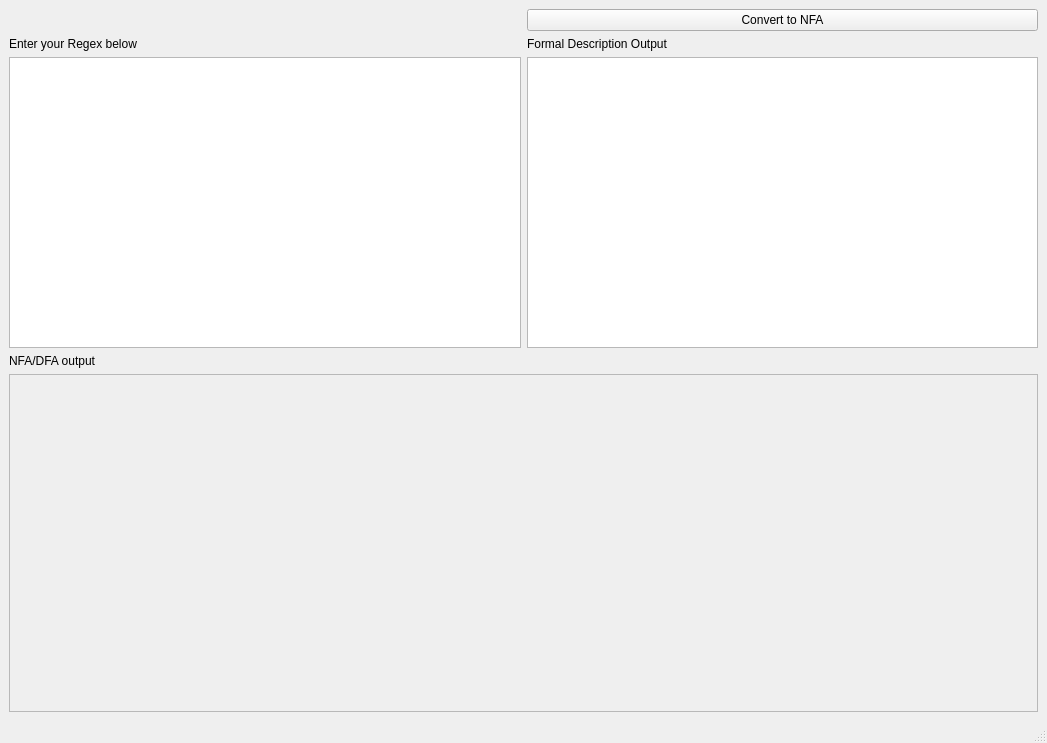
<?xml version="1.0" encoding="UTF-8"?>
<ui version="4.0">
 <class>MainWindow</class>
 <widget class="QMainWindow" name="MainWindow">
  <property name="geometry">
   <rect>
    <x>0</x>
    <y>0</y>
    <width>1047</width>
    <height>743</height>
   </rect>
  </property>
  <property name="windowTitle">
   <string>MainWindow</string>
  </property>
  <widget class="QWidget" name="centralwidget">
   <layout class="QGridLayout" name="gridLayout_2">
    <item row="0" column="0">
     <layout class="QGridLayout" name="gridLayout">
      <item row="0" column="1">
       <widget class="QPushButton" name="pushButton">
        <property name="text">
         <string>Convert to NFA</string>
        </property>
       </widget>
      </item>
      <item row="2" column="0">
       <widget class="QTextBrowser" name="textBrowser"/>
      </item>
      <item row="2" column="1">
       <widget class="QTextEdit" name="textEdit"/>
      </item>
      <item row="1" column="1">
       <widget class="QLabel" name="label_3">
        <property name="text">
         <string>Formal Description Output</string>
        </property>
       </widget>
      </item>
      <item row="1" column="0">
       <widget class="QLabel" name="label">
        <property name="text">
         <string>Enter your Regex below</string>
        </property>
       </widget>
      </item>
     </layout>
    </item>
    <item row="2" column="0">
     <layout class="QHBoxLayout" name="svgContainer">
      <item>
       <widget class="QScrollArea" name="scrollArea">
        <property name="widgetResizable">
         <bool>true</bool>
        </property>
        <widget class="QWidget" name="scrollAreaWidgetContents">
         <property name="geometry">
          <rect>
           <x>0</x>
           <y>0</y>
           <width>1025</width>
           <height>325</height>
          </rect>
         </property>
         <layout class="QHBoxLayout" name="horizontalLayout_2"/>
        </widget>
       </widget>
      </item>
     </layout>
    </item>
    <item row="1" column="0">
     <widget class="QLabel" name="label_2">
      <property name="text">
       <string>NFA/DFA output</string>
      </property>
     </widget>
    </item>
   </layout>
  </widget>
  <widget class="QMenuBar" name="menubar">
   <property name="geometry">
    <rect>
     <x>0</x>
     <y>0</y>
     <width>1047</width>
     <height>21</height>
    </rect>
   </property>
  </widget>
  <widget class="QStatusBar" name="statusbar"/>
 </widget>
 <resources/>
 <connections/>
</ui>
